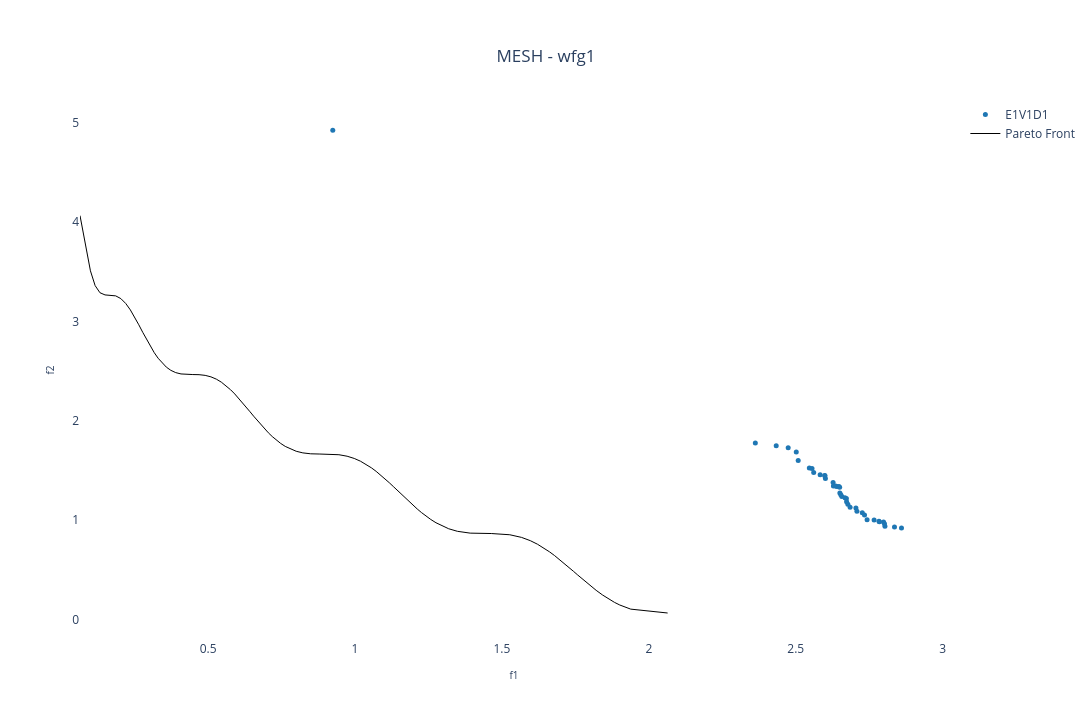

Here is the notebook cell this chart was saved with:
### Markdown cell above
## Benchmark 2D:

### Code cell
pareto_front = []
position_dim = 10 # Number of variables
n_pareto_points = 1000 # Number of Pareto points to be generated

experiment_name = "zdt1"

# Choosing the files
choose_global_best_attribution_type = [0] # [0, 1, 2, 3]
choose_dm_pool_type = [0] # [0, 1, 2]
choose_de_mutation_type = [0] # [0, 1, 2, 3, 4]

# Name of chosen files
file_names = [
        f"E{i+1}V{j+1}D{k+1}_{experiment_name}.pkl"
        for i in choose_global_best_attribution_type
        for j in choose_dm_pool_type
        for k in choose_de_mutation_type
    ]
num_dataset = len(file_names) # Number of dataset

##### Color setup #####
solid_colors = [mcolors.to_hex(cm.tab10(i)) for i in range(num_dataset + 1)] # List with solid colors
colorscales = pc.named_colorscales() # List of color scales
num_scales = len(colorscales)
#######################

##### Marker setup #####
marker_symbols = ['circle', 'circle-open', 'cross', 'diamond', 'diamond-open', 'square', 'square-open', 'x']
num_symbols = len(marker_symbols)
#######################

for i in range(num_dataset):
  with open("../result/" + file_names[i], "rb") as f:
    r = pickle.load(f)
    pareto_front.append(
      go.Scatter(x=r['combined'][1][:,0],
                   y=r['combined'][1][:,1],
                   mode='markers', marker=dict(size=5, symbol=marker_symbols[i % num_symbols], color=solid_colors[i]), #r['combined'][1][:,1], colorscale=colorscales[(i+1) % num_scales]),
                   name=file_names[i][:6],
                   showlegend=True)
    )

# Creating a subplot
fig = go.Figure()

for i in range(num_dataset):
    fig.add_trace(pareto_front[i])

axis_range = None # [-0.05, 1.05]
# Setting layout
fig.update_layout(
    showlegend=True,
    xaxis=dict(title=dict(text='f1', font=dict(size=10)), range=axis_range),
    yaxis=dict(title=dict(text='f2', font=dict(size=10)), range=axis_range),
    title=dict(
        text='MESH - ' + experiment_name,
        x=0.5,  # Centering the title
        xanchor='center',
        yanchor='top'
    ),
    #margin=dict(l=0, r=0, b=0, t=0), # Rearrange the margin
    width=1520,   # Figure width (pixels)
    height=720,  # Figure height (pixels)
    paper_bgcolor="white",
    plot_bgcolor='white'
)

# Plotting the Pareto front
real_pareto_front = get_pareto(experiment_name, n_pareto_points, position_dim, 2)
fig.add_trace(
	go.Scatter(x=real_pareto_front[:,0],
		y=real_pareto_front[:,1],
		mode='lines', line=dict(width=1, color='black'),
		name='Pareto Front',
		showlegend=(i==0)
		)
	)

# Showing the figure
fig.show()

### Figure 1 — Plotly figure (JSON) as saved in the notebook; plotly's stock layout.template omitted (floating-point values rounded to 4 significant figures)
{"data": [{"marker": {"color": "#1f77b4", "size": 5, "symbol": "circle"}, "mode": "markers", "name": "E1V1D1", "showlegend": true, "type": "scatter", "x": [0.9243, 2.362, 2.434, 2.474, 2.502, 2.508, 2.546, 2.555, 2.561, 2.583, 2.599, 2.599, 2.601, 2.627, 2.628, 2.636, 2.64, 2.647, 2.649, 2.65, 2.653, 2.657, 2.667, 2.672, 2.673, 2.677, 2.685, 2.705, 2.708, 2.726, 2.734, 2.743, 2.767, 2.783, 2.785, 2.799, 2.802, 2.804, 2.836, 2.86], "y": [4.924, 1.774, 1.748, 1.727, 1.684, 1.598, 1.524, 1.518, 1.477, 1.456, 1.447, 1.446, 1.418, 1.377, 1.342, 1.341, 1.337, 1.336, 1.329, 1.271, 1.255, 1.237, 1.223, 1.217, 1.184, 1.157, 1.127, 1.12, 1.089, 1.074, 1.05, 1.002, 0.9996, 0.9872, 0.9827, 0.9802, 0.9632, 0.9381, 0.9306, 0.9207]}, {"line": {"color": "black", "width": 1}, "mode": "lines", "name": "Pareto Front", "showlegend": true, "type": "scatter", "x": [0.06395, 0.08289, 0.09946, 0.1154, 0.1318, 0.1491, 0.1671, 0.1854, 0.203, 0.2197, 0.2353, 0.2501, 0.264, 0.2775, 0.2906, 0.3035, 0.3166, 0.3298, 0.3435, 0.3578, 0.3731, 0.3897, 0.4077, 0.4272, 0.4479, 0.4692, 0.4899, 0.5096, 0.5281, 0.5452, 0.5612, 0.5763, 0.5905, 0.6042, 0.6173, 0.6301, 0.6427, 0.655, 0.6674, 0.6797, 0.6922, 0.7051, 0.7183, 0.7321, 0.7468, 0.7626, 0.7801, 0.7997, 0.8224, 0.8492, 0.8803, 0.9136, 0.9452, 0.973, 0.9973, 1.019, 1.038, 1.056, 1.072, 1.088, 1.102, 1.117, 1.13, 1.144, 1.157, 1.171, 1.184, 1.198, 1.212, 1.226, 1.242, 1.258, 1.276, 1.295, 1.319, 1.348, 1.392, 1.464, 1.527, 1.567, 1.597, 1.621, 1.642, 1.662, 1.679, 1.696, 1.713, 1.728, 1.743, 1.758, 1.774, 1.789, 1.805, 1.821, 1.843, 1.858, 1.883, 1.901, 1.938, 2.064], "y": [4.064, 3.761, 3.508, 3.36, 3.288, 3.266, 3.264, 3.256, 3.228, 3.179, 3.115, 3.041, 2.965, 2.889, 2.816, 2.748, 2.685, 2.628, 2.58, 2.539, 2.507, 2.484, 2.47, 2.465, 2.464, 2.463, 2.456, 2.441, 2.418, 2.387, 2.351, 2.311, 2.269, 2.225, 2.18, 2.135, 2.089, 2.045, 2.001, 1.959, 1.917, 1.878, 1.84, 1.804, 1.771, 1.741, 1.714, 1.692, 1.676, 1.666, 1.664, 1.663, 1.657, 1.642, 1.62, 1.592, 1.56, 1.525, 1.489, 1.452, 1.414, 1.375, 1.337, 1.298, 1.26, 1.222, 1.184, 1.147, 1.11, 1.075, 1.04, 1.005, 0.9725, 0.9414, 0.9118, 0.8862, 0.8678, 0.8638, 0.8516, 0.8249, 0.792, 0.7561, 0.719, 0.6792, 0.6423, 0.6028, 0.5623, 0.5226, 0.4835, 0.4466, 0.4055, 0.3674, 0.3283, 0.2922, 0.2447, 0.2153, 0.1709, 0.1444, 0.1029, 0.06395]}], "layout": {"height": 720, "paper_bgcolor": "white", "plot_bgcolor": "white", "showlegend": true, "title": {"text": "MESH - wfg1", "x": 0.5, "xanchor": "center", "yanchor": "top"}, "width": 1520, "xaxis": {"title": {"font": {"size": 10}, "text": "f1"}}, "yaxis": {"title": {"font": {"size": 10}, "text": "f2"}}}}
